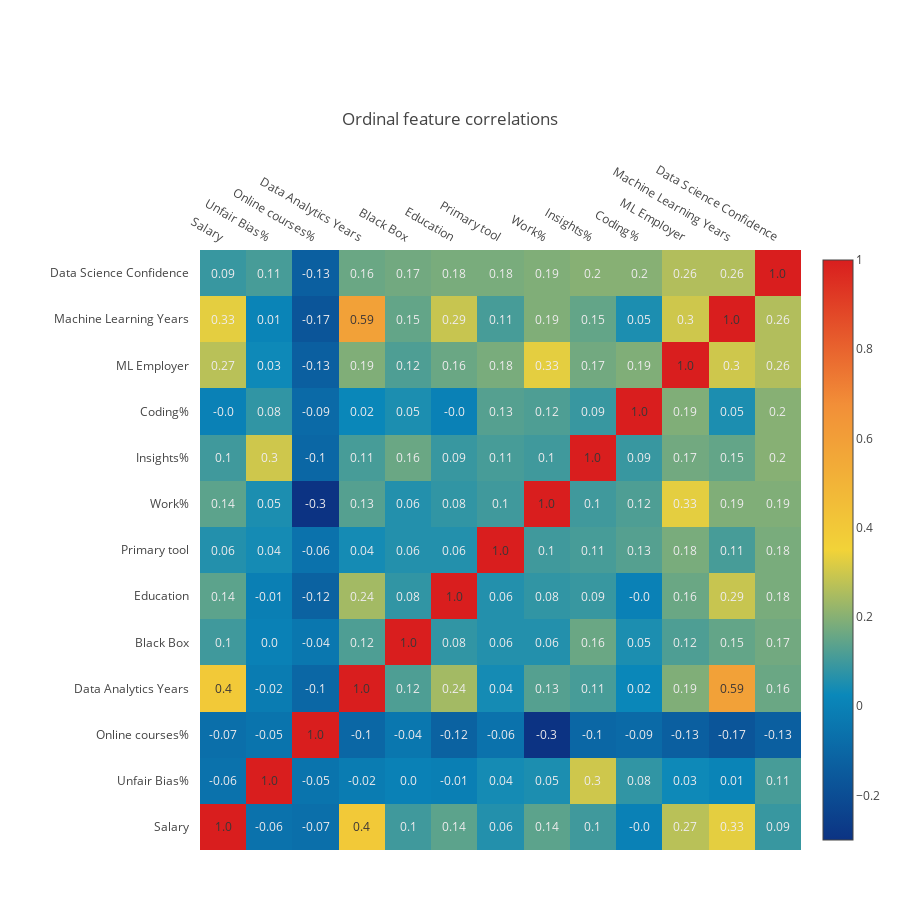

This figure's notebook cell:
### Code cell
corr_labels = pd.DataFrame({
    'Q': ['Q9', 'Q43', 'Q35_Part_2', 'Q24', 'Q48', 'Q4', 'Q12_MULTIPLE_CHOICE', 'Q35_Part_3',
          'Q46', 'Q23', 'Q10', 'Q25'],
    'L': ['Salary', 'Unfair Bias%', 'Online courses%', 'Data Analytics Years', 'Black Box',
          'Education', 'Primary tool', 'Work%', 'Insights%', 'Coding%', 'ML Employer',
          'Machine Learning Years']
})

corr = enhanced_responses[corr_cols].corr(method='pearson').round(2)

xcols = list(corr_labels.L.values) + ['Data Science Confidence']
ycols = list(corr_labels.L.values) + ['Data Science Confidence']

layout = dict(
    title = 'Ordinal feature correlations',
    width = 900,
    height = 900,
#     margin=go.Margin(l=200, r=50, b=50, t=250, pad=4),
    margin=go.layout.Margin(l=200, r=50, b=50, t=250, pad=4),
)
fig = ff.create_annotated_heatmap(
    z=corr.values,
    x=list(xcols),
    y=list(ycols),
    colorscale='Portland',
    reversescale=True,
    showscale=True,
    font_colors = ['#efecee', '#3c3636'])
fig['layout'].update(layout)
py.iplot(fig, filename='OrdinalCorrelations')

### Figure 1 — Plotly figure (JSON) as saved in the notebook; plotly's stock layout.template omitted (floating-point values rounded to 4 significant figures; data arrays with more than 128 entries replaced by an {"elided": "..."} marker saying what was removed)
{"data": [{"colorscale": "Portland", "showscale": true, "x": ["Salary", "Unfair Bias%", "Online courses%", "Data Analytics Years", "Black Box", "Education", "Primary tool", "Work%", "Insights%", "Coding%", "ML Employer", "Machine Learning Years", "Data Science Confidence"], "y": ["Salary", "Unfair Bias%", "Online courses%", "Data Analytics Years", "Black Box", "Education", "Primary tool", "Work%", "Insights%", "Coding%", "ML Employer", "Machine Learning Years", "Data Science Confidence"], "z": {"elided": "13x13 float values"}, "type": "heatmap", "uid": "80ee5be2-e4b0-11e8-8a18-0242ac130002"}], "layout": {"annotations": [{"font": {"color": "#3c3636"}, "showarrow": false, "text": "1.0", "x": "Salary", "xref": "x", "y": "Salary", "yref": "y"}, {"font": {"color": "#efecee"}, "showarrow": false, "text": "-0.06", "x": "Unfair Bias%", "xref": "x", "y": "Salary", "yref": "y"}, {"font": {"color": "#efecee"}, "showarrow": false, "text": "-0.07", "x": "Online courses%", "xref": "x", "y": "Salary", "yref": "y"}, {"font": {"color": "#3c3636"}, "showarrow": false, "text": "0.4", "x": "Data Analytics Years", "xref": "x", "y": "Salary", "yref": "y"}, {"font": {"color": "#efecee"}, "showarrow": false, "text": "0.1", "x": "Black Box", "xref": "x", "y": "Salary", "yref": "y"}, {"font": {"color": "#efecee"}, "showarrow": false, "text": "0.14", "x": "Education", "xref": "x", "y": "Salary", "yref": "y"}, {"font": {"color": "#efecee"}, "showarrow": false, "text": "0.06", "x": "Primary tool", "xref": "x", "y": "Salary", "yref": "y"}, {"font": {"color": "#efecee"}, "showarrow": false, "text": "0.14", "x": "Work%", "xref": "x", "y": "Salary", "yref": "y"}, {"font": {"color": "#efecee"}, "showarrow": false, "text": "0.1", "x": "Insights%", "xref": "x", "y": "Salary", "yref": "y"}, {"font": {"color": "#efecee"}, "showarrow": false, "text": "-0.0", "x": "Coding%", "xref": "x", "y": "Salary", "yref": "y"}, {"font": {"color": "#efecee"}, "showarrow": false, "text": "0.27", "x": "ML Employer", "xref": "x", "y": "Salary", "yref": "y"}, {"font": {"color": "#efecee"}, "showarrow": false, "text": "0.33", "x": "Machine Learning Years", "xref": "x", "y": "Salary", "yref": "y"}, {"font": {"color": "#efecee"}, "showarrow": false, "text": "0.09", "x": "Data Science Confidence", "xref": "x", "y": "Salary", "yref": "y"}, {"font": {"color": "#efecee"}, "showarrow": false, "text": "-0.06", "x": "Salary", "xref": "x", "y": "Unfair Bias%", "yref": "y"}, {"font": {"color": "#3c3636"}, "showarrow": false, "text": "1.0", "x": "Unfair Bias%", "xref": "x", "y": "Unfair Bias%", "yref": "y"}, {"font": {"color": "#efecee"}, "showarrow": false, "text": "-0.05", "x": "Online courses%", "xref": "x", "y": "Unfair Bias%", "yref": "y"}, {"font": {"color": "#efecee"}, "showarrow": false, "text": "-0.02", "x": "Data Analytics Years", "xref": "x", "y": "Unfair Bias%", "yref": "y"}, {"font": {"color": "#efecee"}, "showarrow": false, "text": "0.0", "x": "Black Box", "xref": "x", "y": "Unfair Bias%", "yref": "y"}, {"font": {"color": "#efecee"}, "showarrow": false, "text": "-0.01", "x": "Education", "xref": "x", "y": "Unfair Bias%", "yref": "y"}, {"font": {"color": "#efecee"}, "showarrow": false, "text": "0.04", "x": "Primary tool", "xref": "x", "y": "Unfair Bias%", "yref": "y"}, {"font": {"color": "#efecee"}, "showarrow": false, "text": "0.05", "x": "Work%", "xref": "x", "y": "Unfair Bias%", "yref": "y"}, {"font": {"color": "#efecee"}, "showarrow": false, "text": "0.3", "x": "Insights%", "xref": "x", "y": "Unfair Bias%", "yref": "y"}, {"font": {"color": "#efecee"}, "showarrow": false, "text": "0.08", "x": "Coding%", "xref": "x", "y": "Unfair Bias%", "yref": "y"}, {"font": {"color": "#efecee"}, "showarrow": false, "text": "0.03", "x": "ML Employer", "xref": "x", "y": "Unfair Bias%", "yref": "y"}, {"font": {"color": "#efecee"}, "showarrow": false, "text": "0.01", "x": "Machine Learning Years", "xref": "x", "y": "Unfair Bias%", "yref": "y"}, {"font": {"color": "#efecee"}, "showarrow": false, "text": "0.11", "x": "Data Science Confidence", "xref": "x", "y": "Unfair Bias%", "yref": "y"}, {"font": {"color": "#efecee"}, "showarrow": false, "text": "-0.07", "x": "Salary", "xref": "x", "y": "Online courses%", "yref": "y"}, {"font": {"color": "#efecee"}, "showarrow": false, "text": "-0.05", "x": "Unfair Bias%", "xref": "x", "y": "Online courses%", "yref": "y"}, {"font": {"color": "#3c3636"}, "showarrow": false, "text": "1.0", "x": "Online courses%", "xref": "x", "y": "Online courses%", "yref": "y"}, {"font": {"color": "#efecee"}, "showarrow": false, "text": "-0.1", "x": "Data Analytics Years", "xref": "x", "y": "Online courses%", "yref": "y"}, {"font": {"color": "#efecee"}, "showarrow": false, "text": "-0.04", "x": "Black Box", "xref": "x", "y": "Online courses%", "yref": "y"}, {"font": {"color": "#efecee"}, "showarrow": false, "text": "-0.12", "x": "Education", "xref": "x", "y": "Online courses%", "yref": "y"}, {"font": {"color": "#efecee"}, "showarrow": false, "text": "-0.06", "x": "Primary tool", "xref": "x", "y": "Online courses%", "yref": "y"}, {"font": {"color": "#efecee"}, "showarrow": false, "text": "-0.3", "x": "Work%", "xref": "x", "y": "Online courses%", "yref": "y"}, {"font": {"color": "#efecee"}, "showarrow": false, "text": "-0.1", "x": "Insights%", "xref": "x", "y": "Online courses%", "yref": "y"}, {"font": {"color": "#efecee"}, "showarrow": false, "text": "-0.09", "x": "Coding%", "xref": "x", "y": "Online courses%", "yref": "y"}, {"font": {"color": "#efecee"}, "showarrow": false, "text": "-0.13", "x": "ML Employer", "xref": "x", "y": "Online courses%", "yref": "y"}, {"font": {"color": "#efecee"}, "showarrow": false, "text": "-0.17", "x": "Machine Learning Years", "xref": "x", "y": "Online courses%", "yref": "y"}, {"font": {"color": "#efecee"}, "showarrow": false, "text": "-0.13", "x": "Data Science Confidence", "xref": "x", "y": "Online courses%", "yref": "y"}, {"font": {"color": "#3c3636"}, "showarrow": false, "text": "0.4", "x": "Salary", "xref": "x", "y": "Data Analytics Years", "yref": "y"}, {"font": {"color": "#efecee"}, "showarrow": false, "text": "-0.02", "x": "Unfair Bias%", "xref": "x", "y": "Data Analytics Years", "yref": "y"}, {"font": {"color": "#efecee"}, "showarrow": false, "text": "-0.1", "x": "Online courses%", "xref": "x", "y": "Data Analytics Years", "yref": "y"}, {"font": {"color": "#3c3636"}, "showarrow": false, "text": "1.0", "x": "Data Analytics Years", "xref": "x", "y": "Data Analytics Years", "yref": "y"}, {"font": {"color": "#efecee"}, "showarrow": false, "text": "0.12", "x": "Black Box", "xref": "x", "y": "Data Analytics Years", "yref": "y"}, {"font": {"color": "#efecee"}, "showarrow": false, "text": "0.24", "x": "Education", "xref": "x", "y": "Data Analytics Years", "yref": "y"}, {"font": {"color": "#efecee"}, "showarrow": false, "text": "0.04", "x": "Primary tool", "xref": "x", "y": "Data Analytics Years", "yref": "y"}, {"font": {"color": "#efecee"}, "showarrow": false, "text": "0.13", "x": "Work%", "xref": "x", "y": "Data Analytics Years", "yref": "y"}, {"font": {"color": "#efecee"}, "showarrow": false, "text": "0.11", "x": "Insights%", "xref": "x", "y": "Data Analytics Years", "yref": "y"}, {"font": {"color": "#efecee"}, "showarrow": false, "text": "0.02", "x": "Coding%", "xref": "x", "y": "Data Analytics Years", "yref": "y"}, {"font": {"color": "#efecee"}, "showarrow": false, "text": "0.19", "x": "ML Employer", "xref": "x", "y": "Data Analytics Years", "yref": "y"}, {"font": {"color": "#3c3636"}, "showarrow": false, "text": "0.59", "x": "Machine Learning Years", "xref": "x", "y": "Data Analytics Years", "yref": "y"}, {"font": {"color": "#efecee"}, "showarrow": false, "text": "0.16", "x": "Data Science Confidence", "xref": "x", "y": "Data Analytics Years", "yref": "y"}, {"font": {"color": "#efecee"}, "showarrow": false, "text": "0.1", "x": "Salary", "xref": "x", "y": "Black Box", "yref": "y"}, {"font": {"color": "#efecee"}, "showarrow": false, "text": "0.0", "x": "Unfair Bias%", "xref": "x", "y": "Black Box", "yref": "y"}, {"font": {"color": "#efecee"}, "showarrow": false, "text": "-0.04", "x": "Online courses%", "xref": "x", "y": "Black Box", "yref": "y"}, {"font": {"color": "#efecee"}, "showarrow": false, "text": "0.12", "x": "Data Analytics Years", "xref": "x", "y": "Black Box", "yref": "y"}, {"font": {"color": "#3c3636"}, "showarrow": false, "text": "1.0", "x": "Black Box", "xref": "x", "y": "Black Box", "yref": "y"}, {"font": {"color": "#efecee"}, "showarrow": false, "text": "0.08", "x": "Education", "xref": "x", "y": "Black Box", "yref": "y"}, {"font": {"color": "#efecee"}, "showarrow": false, "text": "0.06", "x": "Primary tool", "xref": "x", "y": "Black Box", "yref": "y"}, {"font": {"color": "#efecee"}, "showarrow": false, "text": "0.06", "x": "Work%", "xref": "x", "y": "Black Box", "yref": "y"}, {"font": {"color": "#efecee"}, "showarrow": false, "text": "0.16", "x": "Insights%", "xref": "x", "y": "Black Box", "yref": "y"}, {"font": {"color": "#efecee"}, "showarrow": false, "text": "0.05", "x": "Coding%", "xref": "x", "y": "Black Box", "yref": "y"}, {"font": {"color": "#efecee"}, "showarrow": false, "text": "0.12", "x": "ML Employer", "xref": "x", "y": "Black Box", "yref": "y"}, {"font": {"color": "#efecee"}, "showarrow": false, "text": "0.15", "x": "Machine Learning Years", "xref": "x", "y": "Black Box", "yref": "y"}, {"font": {"color": "#efecee"}, "showarrow": false, "text": "0.17", "x": "Data Science Confidence", "xref": "x", "y": "Black Box", "yref": "y"}, {"font": {"color": "#efecee"}, "showarrow": false, "text": "0.14", "x": "Salary", "xref": "x", "y": "Education", "yref": "y"}, {"font": {"color": "#efecee"}, "showarrow": false, "text": "-0.01", "x": "Unfair Bias%", "xref": "x", "y": "Education", "yref": "y"}, {"font": {"color": "#efecee"}, "showarrow": false, "text": "-0.12", "x": "Online courses%", "xref": "x", "y": "Education", "yref": "y"}, {"font": {"color": "#efecee"}, "showarrow": false, "text": "0.24", "x": "Data Analytics Years", "xref": "x", "y": "Education", "yref": "y"}, {"font": {"color": "#efecee"}, "showarrow": false, "text": "0.08", "x": "Black Box", "xref": "x", "y": "Education", "yref": "y"}, {"font": {"color": "#3c3636"}, "showarrow": false, "text": "1.0", "x": "Education", "xref": "x", "y": "Education", "yref": "y"}, {"font": {"color": "#efecee"}, "showarrow": false, "text": "0.06", "x": "Primary tool", "xref": "x", "y": "Education", "yref": "y"}, {"font": {"color": "#efecee"}, "showarrow": false, "text": "0.08", "x": "Work%", "xref": "x", "y": "Education", "yref": "y"}, {"font": {"color": "#efecee"}, "showarrow": false, "text": "0.09", "x": "Insights%", "xref": "x", "y": "Education", "yref": "y"}, {"font": {"color": "#efecee"}, "showarrow": false, "text": "-0.0", "x": "Coding%", "xref": "x", "y": "Education", "yref": "y"}, {"font": {"color": "#efecee"}, "showarrow": false, "text": "0.16", "x": "ML Employer", "xref": "x", "y": "Education", "yref": "y"}, {"font": {"color": "#efecee"}, "showarrow": false, "text": "0.29", "x": "Machine Learning Years", "xref": "x", "y": "Education", "yref": "y"}, {"font": {"color": "#efecee"}, "showarrow": false, "text": "0.18", "x": "Data Science Confidence", "xref": "x", "y": "Education", "yref": "y"}, {"font": {"color": "#efecee"}, "showarrow": false, "text": "0.06", "x": "Salary", "xref": "x", "y": "Primary tool", "yref": "y"}, {"font": {"color": "#efecee"}, "showarrow": false, "text": "0.04", "x": "Unfair Bias%", "xref": "x", "y": "Primary tool", "yref": "y"}, {"font": {"color": "#efecee"}, "showarrow": false, "text": "-0.06", "x": "Online courses%", "xref": "x", "y": "Primary tool", "yref": "y"}, {"font": {"color": "#efecee"}, "showarrow": false, "text": "0.04", "x": "Data Analytics Years", "xref": "x", "y": "Primary tool", "yref": "y"}, {"font": {"color": "#efecee"}, "showarrow": false, "text": "0.06", "x": "Black Box", "xref": "x", "y": "Primary tool", "yref": "y"}, {"font": {"color": "#efecee"}, "showarrow": false, "text": "0.06", "x": "Education", "xref": "x", "y": "Primary tool", "yref": "y"}, {"font": {"color": "#3c3636"}, "showarrow": false, "text": "1.0", "x": "Primary tool", "xref": "x", "y": "Primary tool", "yref": "y"}, {"font": {"color": "#efecee"}, "showarrow": false, "text": "0.1", "x": "Work%", "xref": "x", "y": "Primary tool", "yref": "y"}, {"font": {"color": "#efecee"}, "showarrow": false, "text": "0.11", "x": "Insights%", "xref": "x", "y": "Primary tool", "yref": "y"}, {"font": {"color": "#efecee"}, "showarrow": false, "text": "0.13", "x": "Coding%", "xref": "x", "y": "Primary tool", "yref": "y"}, {"font": {"color": "#efecee"}, "showarrow": false, "text": "0.18", "x": "ML Employer", "xref": "x", "y": "Primary tool", "yref": "y"}, {"font": {"color": "#efecee"}, "showarrow": false, "text": "0.11", "x": "Machine Learning Years", "xref": "x", "y": "Primary tool", "yref": "y"}, {"font": {"color": "#efecee"}, "showarrow": false, "text": "0.18", "x": "Data Science Confidence", "xref": "x", "y": "Primary tool", "yref": "y"}, {"font": {"color": "#efecee"}, "showarrow": false, "text": "0.14", "x": "Salary", "xref": "x", "y": "Work%", "yref": "y"}, {"font": {"color": "#efecee"}, "showarrow": false, "text": "0.05", "x": "Unfair Bias%", "xref": "x", "y": "Work%", "yref": "y"}, {"font": {"color": "#efecee"}, "showarrow": false, "text": "-0.3", "x": "Online courses%", "xref": "x", "y": "Work%", "yref": "y"}, {"font": {"color": "#efecee"}, "showarrow": false, "text": "0.13", "x": "Data Analytics Years", "xref": "x", "y": "Work%", "yref": "y"}, {"font": {"color": "#efecee"}, "showarrow": false, "text": "0.06", "x": "Black Box", "xref": "x", "y": "Work%", "yref": "y"}, {"font": {"color": "#efecee"}, "showarrow": false, "text": "0.08", "x": "Education", "xref": "x", "y": "Work%", "yref": "y"}, {"font": {"color": "#efecee"}, "showarrow": false, "text": "0.1", "x": "Primary tool", "xref": "x", "y": "Work%", "yref": "y"}, {"font": {"color": "#3c3636"}, "showarrow": false, "text": "1.0", "x": "Work%", "xref": "x", "y": "Work%", "yref": "y"}, {"font": {"color": "#efecee"}, "showarrow": false, "text": "0.1", "x": "Insights%", "xref": "x", "y": "Work%", "yref": "y"}, {"font": {"color": "#efecee"}, "showarrow": false, "text": "0.12", "x": "Coding%", "xref": "x", "y": "Work%", "yref": "y"}, {"font": {"color": "#efecee"}, "showarrow": false, "text": "0.33", "x": "ML Employer", "xref": "x", "y": "Work%", "yref": "y"}, {"font": {"color": "#efecee"}, "showarrow": false, "text": "0.19", "x": "Machine Learning Years", "xref": "x", "y": "Work%", "yref": "y"}, {"font": {"color": "#efecee"}, "showarrow": false, "text": "0.19", "x": "Data Science Confidence", "xref": "x", "y": "Work%", "yref": "y"}, {"font": {"color": "#efecee"}, "showarrow": false, "text": "0.1", "x": "Salary", "xref": "x", "y": "Insights%", "yref": "y"}, {"font": {"color": "#efecee"}, "showarrow": false, "text": "0.3", "x": "Unfair Bias%", "xref": "x", "y": "Insights%", "yref": "y"}, {"font": {"color": "#efecee"}, "showarrow": false, "text": "-0.1", "x": "Online courses%", "xref": "x", "y": "Insights%", "yref": "y"}, {"font": {"color": "#efecee"}, "showarrow": false, "text": "0.11", "x": "Data Analytics Years", "xref": "x", "y": "Insights%", "yref": "y"}, {"font": {"color": "#efecee"}, "showarrow": false, "text": "0.16", "x": "Black Box", "xref": "x", "y": "Insights%", "yref": "y"}, {"font": {"color": "#efecee"}, "showarrow": false, "text": "0.09", "x": "Education", "xref": "x", "y": "Insights%", "yref": "y"}, {"font": {"color": "#efecee"}, "showarrow": false, "text": "0.11", "x": "Primary tool", "xref": "x", "y": "Insights%", "yref": "y"}, {"font": {"color": "#efecee"}, "showarrow": false, "text": "0.1", "x": "Work%", "xref": "x", "y": "Insights%", "yref": "y"}, {"font": {"color": "#3c3636"}, "showarrow": false, "text": "1.0", "x": "Insights%", "xref": "x", "y": "Insights%", "yref": "y"}, {"font": {"color": "#efecee"}, "showarrow": false, "text": "0.09", "x": "Coding%", "xref": "x", "y": "Insights%", "yref": "y"}, {"font": {"color": "#efecee"}, "showarrow": false, "text": "0.17", "x": "ML Employer", "xref": "x", "y": "Insights%", "yref": "y"}, {"font": {"color": "#efecee"}, "showarrow": false, "text": "0.15", "x": "Machine Learning Years", "xref": "x", "y": "Insights%", "yref": "y"}, {"font": {"color": "#efecee"}, "showarrow": false, "text": "0.2", "x": "Data Science Confidence", "xref": "x", "y": "Insights%", "yref": "y"}, {"font": {"color": "#efecee"}, "showarrow": false, "text": "-0.0", "x": "Salary", "xref": "x", "y": "Coding%", "yref": "y"}, {"font": {"color": "#efecee"}, "showarrow": false, "text": "0.08", "x": "Unfair Bias%", "xref": "x", "y": "Coding%", "yref": "y"}, {"font": {"color": "#efecee"}, "showarrow": false, "text": "-0.09", "x": "Online courses%", "xref": "x", "y": "Coding%", "yref": "y"}, {"font": {"color": "#efecee"}, "showarrow": false, "text": "0.02", "x": "Data Analytics Years", "xref": "x", "y": "Coding%", "yref": "y"}, {"font": {"color": "#efecee"}, "showarrow": false, "text": "0.05", "x": "Black Box", "xref": "x", "y": "Coding%", "yref": "y"}, {"font": {"color": "#efecee"}, "showarrow": false, "text": "-0.0", "x": "Education", "xref": "x", "y": "Coding%", "yref": "y"}, {"font": {"color": "#efecee"}, "showarrow": false, "text": "0.13", "x": "Primary tool", "xref": "x", "y": "Coding%", "yref": "y"}, {"font": {"color": "#efecee"}, "showarrow": false, "text": "0.12", "x": "Work%", "xref": "x", "y": "Coding%", "yref": "y"}, {"font": {"color": "#efecee"}, "showarrow": false, "text": "0.09", "x": "Insights%", "xref": "x", "y": "Coding%", "yref": "y"}, {"font": {"color": "#3c3636"}, "showarrow": false, "text": "1.0", "x": "Coding%", "xref": "x", "y": "Coding%", "yref": "y"}, {"font": {"color": "#efecee"}, "showarrow": false, "text": "0.19", "x": "ML Employer", "xref": "x", "y": "Coding%", "yref": "y"}, {"font": {"color": "#efecee"}, "showarrow": false, "text": "0.05", "x": "Machine Learning Years", "xref": "x", "y": "Coding%", "yref": "y"}, {"font": {"color": "#efecee"}, "showarrow": false, "text": "0.2", "x": "Data Science Confidence", "xref": "x", "y": "Coding%", "yref": "y"}, {"font": {"color": "#efecee"}, "showarrow": false, "text": "0.27", "x": "Salary", "xref": "x", "y": "ML Employer", "yref": "y"}, {"font": {"color": "#efecee"}, "showarrow": false, "text": "0.03", "x": "Unfair Bias%", "xref": "x", "y": "ML Employer", "yref": "y"}, {"font": {"color": "#efecee"}, "showarrow": false, "text": "-0.13", "x": "Online courses%", "xref": "x", "y": "ML Employer", "yref": "y"}, {"font": {"color": "#efecee"}, "showarrow": false, "text": "0.19", "x": "Data Analytics Years", "xref": "x", "y": "ML Employer", "yref": "y"}, {"font": {"color": "#efecee"}, "showarrow": false, "text": "0.12", "x": "Black Box", "xref": "x", "y": "ML Employer", "yref": "y"}, {"font": {"color": "#efecee"}, "showarrow": false, "text": "0.16", "x": "Education", "xref": "x", "y": "ML Employer", "yref": "y"}, {"font": {"color": "#efecee"}, "showarrow": false, "text": "0.18", "x": "Primary tool", "xref": "x", "y": "ML Employer", "yref": "y"}, {"font": {"color": "#efecee"}, "showarrow": false, "text": "0.33", "x": "Work%", "xref": "x", "y": "ML Employer", "yref": "y"}, {"font": {"color": "#efecee"}, "showarrow": false, "text": "0.17", "x": "Insights%", "xref": "x", "y": "ML Employer", "yref": "y"}, {"font": {"color": "#efecee"}, "showarrow": false, "text": "0.19", "x": "Coding%", "xref": "x", "y": "ML Employer", "yref": "y"}, {"font": {"color": "#3c3636"}, "showarrow": false, "text": "1.0", "x": "ML Employer", "xref": "x", "y": "ML Employer", "yref": "y"}, {"font": {"color": "#efecee"}, "showarrow": false, "text": "0.3", "x": "Machine Learning Years", "xref": "x", "y": "ML Employer", "yref": "y"}, {"font": {"color": "#efecee"}, "showarrow": false, "text": "0.26", "x": "Data Science Confidence", "xref": "x", "y": "ML Employer", "yref": "y"}, {"font": {"color": "#efecee"}, "showarrow": false, "text": "0.33", "x": "Salary", "xref": "x", "y": "Machine Learning Years", "yref": "y"}, {"font": {"color": "#efecee"}, "showarrow": false, "text": "0.01", "x": "Unfair Bias%", "xref": "x", "y": "Machine Learning Years", "yref": "y"}, {"font": {"color": "#efecee"}, "showarrow": false, "text": "-0.17", "x": "Online courses%", "xref": "x", "y": "Machine Learning Years", "yref": "y"}, {"font": {"color": "#3c3636"}, "showarrow": false, "text": "0.59", "x": "Data Analytics Years", "xref": "x", "y": "Machine Learning Years", "yref": "y"}, {"font": {"color": "#efecee"}, "showarrow": false, "text": "0.15", "x": "Black Box", "xref": "x", "y": "Machine Learning Years", "yref": "y"}, {"font": {"color": "#efecee"}, "showarrow": false, "text": "0.29", "x": "Education", "xref": "x", "y": "Machine Learning Years", "yref": "y"}, {"font": {"color": "#efecee"}, "showarrow": false, "text": "0.11", "x": "Primary tool", "xref": "x", "y": "Machine Learning Years", "yref": "y"}, {"font": {"color": "#efecee"}, "showarrow": false, "text": "0.19", "x": "Work%", "xref": "x", "y": "Machine Learning Years", "yref": "y"}, {"font": {"color": "#efecee"}, "showarrow": false, "text": "0.15", "x": "Insights%", "xref": "x", "y": "Machine Learning Years", "yref": "y"}, {"font": {"color": "#efecee"}, "showarrow": false, "text": "0.05", "x": "Coding%", "xref": "x", "y": "Machine Learning Years", "yref": "y"}, {"font": {"color": "#efecee"}, "showarrow": false, "text": "0.3", "x": "ML Employer", "xref": "x", "y": "Machine Learning Years", "yref": "y"}, {"font": {"color": "#3c3636"}, "showarrow": false, "text": "1.0", "x": "Machine Learning Years", "xref": "x", "y": "Machine Learning Years", "yref": "y"}, {"font": {"color": "#efecee"}, "showarrow": false, "text": "0.26", "x": "Data Science Confidence", "xref": "x", "y": "Machine Learning Years", "yref": "y"}, {"font": {"color": "#efecee"}, "showarrow": false, "text": "0.09", "x": "Salary", "xref": "x", "y": "Data Science Confidence", "yref": "y"}, {"font": {"color": "#efecee"}, "showarrow": false, "text": "0.11", "x": "Unfair Bias%", "xref": "x", "y": "Data Science Confidence", "yref": "y"}, {"font": {"color": "#efecee"}, "showarrow": false, "text": "-0.13", "x": "Online courses%", "xref": "x", "y": "Data Science Confidence", "yref": "y"}, {"font": {"color": "#efecee"}, "showarrow": false, "text": "0.16", "x": "Data Analytics Years", "xref": "x", "y": "Data Science Confidence", "yref": "y"}, {"font": {"color": "#efecee"}, "showarrow": false, "text": "0.17", "x": "Black Box", "xref": "x", "y": "Data Science Confidence", "yref": "y"}, {"font": {"color": "#efecee"}, "showarrow": false, "text": "0.18", "x": "Education", "xref": "x", "y": "Data Science Confidence", "yref": "y"}, {"font": {"color": "#efecee"}, "showarrow": false, "text": "0.18", "x": "Primary tool", "xref": "x", "y": "Data Science Confidence", "yref": "y"}, {"font": {"color": "#efecee"}, "showarrow": false, "text": "0.19", "x": "Work%", "xref": "x", "y": "Data Science Confidence", "yref": "y"}, {"font": {"color": "#efecee"}, "showarrow": false, "text": "0.2", "x": "Insights%", "xref": "x", "y": "Data Science Confidence", "yref": "y"}, {"font": {"color": "#efecee"}, "showarrow": false, "text": "0.2", "x": "Coding%", "xref": "x", "y": "Data Science Confidence", "yref": "y"}, {"font": {"color": "#efecee"}, "showarrow": false, "text": "0.26", "x": "ML Employer", "xref": "x", "y": "Data Science Confidence", "yref": "y"}, {"font": {"color": "#efecee"}, "showarrow": false, "text": "0.26", "x": "Machine Learning Years", "xref": "x", "y": "Data Science Confidence", "yref": "y"}, {"font": {"color": "#3c3636"}, "showarrow": false, "text": "1.0", "x": "Data Science Confidence", "xref": "x", "y": "Data Science Confidence", "yref": "y"}], "xaxis": {"dtick": 1, "gridcolor": "rgb(0, 0, 0)", "side": "top", "ticks": ""}, "yaxis": {"dtick": 1, "ticks": "", "ticksuffix": "  "}, "margin": {"b": 50, "l": 200, "pad": 4, "r": 50, "t": 250}, "title": "Ordinal feature correlations", "width": 900, "height": 900}}
